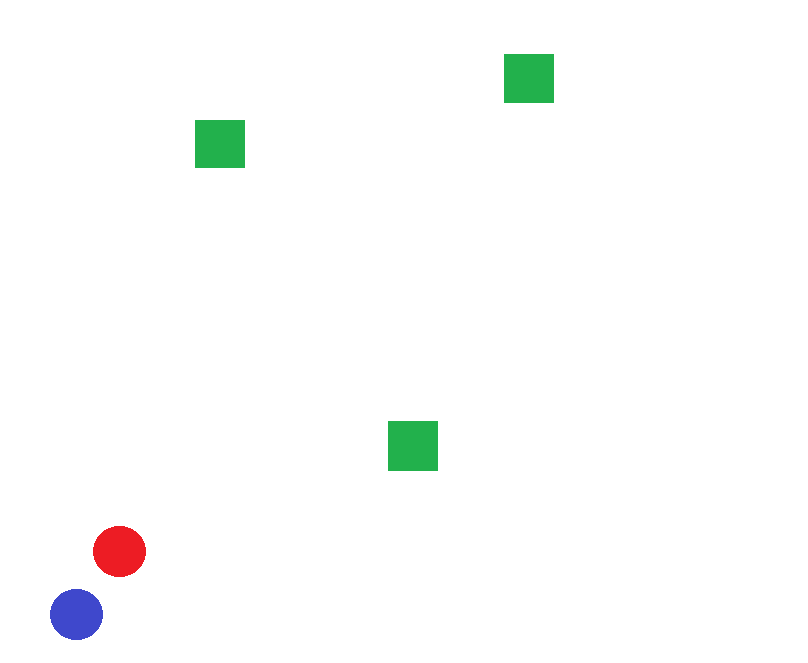
#> input picture test_image.png, 808 x 663 px
$ python cv_contours.py
#> lines starting #> are read from the running program, lines starting #| are printed output that depends on the picture; after the words box and inside, x2 and y2 are one past the last pixel; in counts of white or black regions, pixels touching at a corner belong together
import numpy as np
import cv2

image = cv2.imread('test_image.png')
#> image is the input picture: shape (663, 808, 3); mean B, G, R 251.5, 252.3, 251.1

# Границы зеленого
hsv_green_min = np.array((40, 128, 100), np.uint8)
hsv_green_max = np.array((90, 255, 255), np.uint8)

hsv_image = cv2.cvtColor(image, cv2.COLOR_BGR2HSV)
#> hsv_image: shape (663, 808, 3); mean H, S, V 2.1, 4.4, 253.7

green_mask = cv2.inRange(hsv_image, hsv_green_min, hsv_green_max)
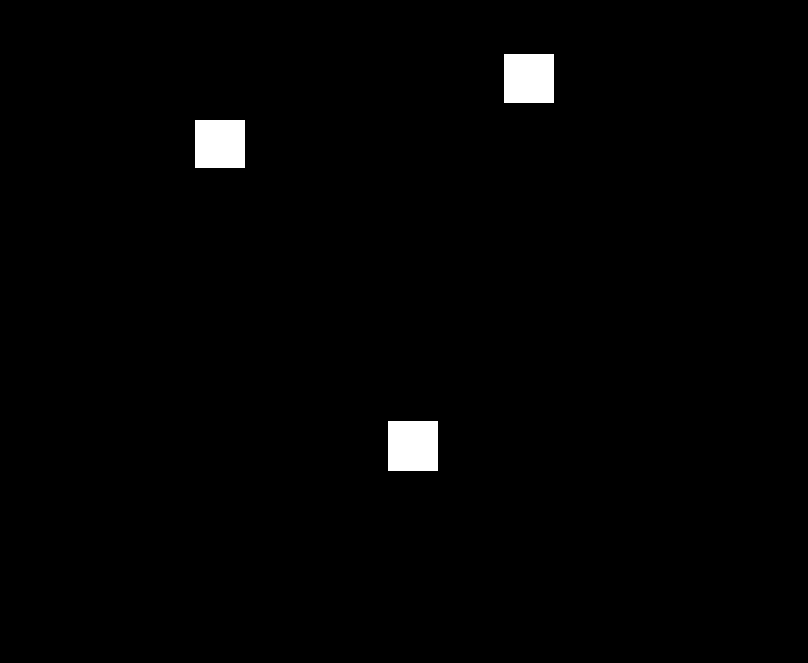
#> green_mask: shape (663, 808); 1.4% white; 3 white regions

contours = cv2.findContours(green_mask, cv2.RETR_EXTERNAL, cv2.CHAIN_APPROX_SIMPLE)[1]
#> contours = 3 contours; box (x1, y1, x2, y2) and area: (388, 421, 438, 471) 2401, (504, 54, 554, 103) 2352, (195, 120, 245, 168) 2303
#> (the run stopped early here; a loop or call above may not have finished)
